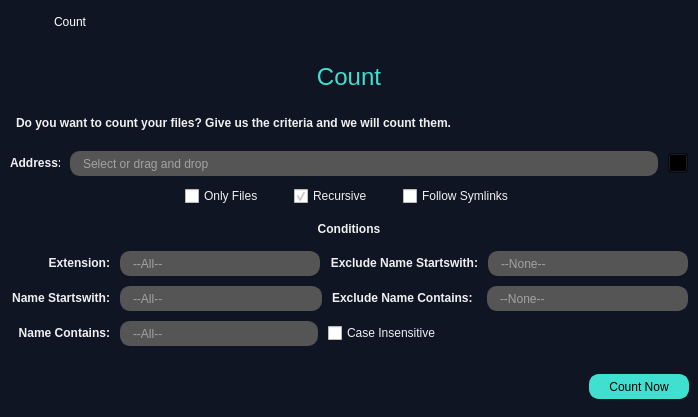
<?xml version="1.0" encoding="UTF-8"?>
<ui version="4.0">
 <class>MainWindow</class>
 <widget class="QMainWindow" name="MainWindow">
  <property name="geometry">
   <rect>
    <x>0</x>
    <y>0</y>
    <width>698</width>
    <height>417</height>
   </rect>
  </property>
  <property name="minimumSize">
   <size>
    <width>0</width>
    <height>0</height>
   </size>
  </property>
  <property name="maximumSize">
   <size>
    <width>16777215</width>
    <height>417</height>
   </size>
  </property>
  <property name="windowTitle">
   <string>CountWindow</string>
  </property>
  <property name="styleSheet">
   <string notr="true">QPushButton{
	background-color:transparent;
}

QLabel{
	color:#F0F0F0;
	font:bold;
}

QLineEdit{
	background-color:#555555;
	border:1px solid #555555;
	border-radius:10px;
	padding-left:10px;
	color:#F0F0F0;
}

QCheckBox{
	color:#F0F0F0;
}

QCheckBox::indicator:checked{
	image:url(&quot;:/yeniÖnek/fifsot_icons/checked_square.png&quot;);
	width:16px;
	height:16px;
}

QCheckBox::indicator:unchecked{
	image:url(&quot;:/yeniÖnek/fifsot_icons/square.png&quot;);
	width:16px;
	height:16px;
}

#count_header{
	color:#40E0D0;
	font:24px;
	padding:0px;
}</string>
  </property>
  <widget class="QWidget" name="centralwidget">
   <property name="styleSheet">
    <string notr="true">#centralwidget{
	background-color:#101524;
}</string>
   </property>
   <layout class="QGridLayout" name="gridLayout">
    <property name="leftMargin">
     <number>0</number>
    </property>
    <property name="topMargin">
     <number>0</number>
    </property>
    <property name="rightMargin">
     <number>0</number>
    </property>
    <property name="bottomMargin">
     <number>0</number>
    </property>
    <property name="verticalSpacing">
     <number>15</number>
    </property>
    <item row="0" column="0">
     <widget class="QWidget" name="widget_frame" native="true">
      <property name="minimumSize">
       <size>
        <width>0</width>
        <height>42</height>
       </size>
      </property>
      <property name="maximumSize">
       <size>
        <width>16777215</width>
        <height>42</height>
       </size>
      </property>
      <property name="styleSheet">
       <string notr="true">QWidget[objectName=&quot;widget_frame&quot;]{
	background-color:#3B3B3B;
}

QPushButton{
	background-color:none;
	border-radius:0px;
}

QLabel{
	background-color:none;
	color:#FFFFFF;
}

#lbl_titlebar_text{
	font:12px;
}

#btn_close_window{
	icon:url(&quot;:/yeniÖnek/fifsot_icons/close_1_white.png&quot;);
}

#btn_close_window:hover{
	icon:url(&quot;:/yeniÖnek/fifsot_icons/close_1_red.png&quot;);
}

#btn_close_window:pressed{
	icon:url(&quot;:/yeniÖnek/fifsot_icons/close_1_white.png&quot;);
}</string>
      </property>
      <layout class="QHBoxLayout" name="horizontalLayout_7">
       <item>
        <widget class="QLabel" name="lbl_titlebar_icon">
         <property name="minimumSize">
          <size>
           <width>24</width>
           <height>24</height>
          </size>
         </property>
         <property name="maximumSize">
          <size>
           <width>24</width>
           <height>24</height>
          </size>
         </property>
         <property name="text">
          <string/>
         </property>
         <property name="pixmap">
          <pixmap resource="../deneme.qrc">:/yeniÖnek/fifsot_icons/F_Icon_1.png</pixmap>
         </property>
         <property name="scaledContents">
          <bool>true</bool>
         </property>
        </widget>
       </item>
       <item>
        <spacer name="horizontalSpacer_5">
         <property name="orientation">
          <enum>Qt::Horizontal</enum>
         </property>
         <property name="sizeType">
          <enum>QSizePolicy::Fixed</enum>
         </property>
         <property name="sizeHint" stdset="0">
          <size>
           <width>15</width>
           <height>20</height>
          </size>
         </property>
        </spacer>
       </item>
       <item>
        <widget class="QLabel" name="lbl_titlebar_text">
         <property name="minimumSize">
          <size>
           <width>0</width>
           <height>24</height>
          </size>
         </property>
         <property name="maximumSize">
          <size>
           <width>16777215</width>
           <height>24</height>
          </size>
         </property>
         <property name="text">
          <string>Count</string>
         </property>
        </widget>
       </item>
       <item>
        <spacer name="horizontalSpacer_2">
         <property name="orientation">
          <enum>Qt::Horizontal</enum>
         </property>
         <property name="sizeHint" stdset="0">
          <size>
           <width>330</width>
           <height>20</height>
          </size>
         </property>
        </spacer>
       </item>
       <item>
        <widget class="QPushButton" name="btn_close_window">
         <property name="minimumSize">
          <size>
           <width>24</width>
           <height>24</height>
          </size>
         </property>
         <property name="maximumSize">
          <size>
           <width>24</width>
           <height>24</height>
          </size>
         </property>
         <property name="text">
          <string/>
         </property>
        </widget>
       </item>
      </layout>
     </widget>
    </item>
    <item row="1" column="0">
     <widget class="QLabel" name="count_header">
      <property name="minimumSize">
       <size>
        <width>590</width>
        <height>35</height>
       </size>
      </property>
      <property name="maximumSize">
       <size>
        <width>16777215</width>
        <height>35</height>
       </size>
      </property>
      <property name="font">
       <font>
        <pointsize>-1</pointsize>
        <weight>50</weight>
        <italic>false</italic>
        <bold>false</bold>
       </font>
      </property>
      <property name="text">
       <string>Count</string>
      </property>
      <property name="alignment">
       <set>Qt::AlignCenter</set>
      </property>
     </widget>
    </item>
    <item row="2" column="0">
     <widget class="QLabel" name="count_text">
      <property name="minimumSize">
       <size>
        <width>590</width>
        <height>25</height>
       </size>
      </property>
      <property name="maximumSize">
       <size>
        <width>16777215</width>
        <height>25</height>
       </size>
      </property>
      <property name="text">
       <string>Do you want to count your files? Give us the criteria and we will count them.</string>
      </property>
      <property name="indent">
       <number>16</number>
      </property>
     </widget>
    </item>
    <item row="3" column="0">
     <layout class="QVBoxLayout" name="verticalLayout">
      <property name="spacing">
       <number>10</number>
      </property>
      <property name="leftMargin">
       <number>10</number>
      </property>
      <property name="topMargin">
       <number>0</number>
      </property>
      <property name="rightMargin">
       <number>10</number>
      </property>
      <property name="bottomMargin">
       <number>0</number>
      </property>
      <item>
       <layout class="QHBoxLayout" name="horizontalLayout">
        <item>
         <widget class="QLabel" name="lbl_address">
          <property name="minimumSize">
           <size>
            <width>50</width>
            <height>20</height>
           </size>
          </property>
          <property name="maximumSize">
           <size>
            <width>50</width>
            <height>20</height>
           </size>
          </property>
          <property name="text">
           <string>Address:</string>
          </property>
         </widget>
        </item>
        <item>
         <widget class="QLineEdit" name="lineEdit_address">
          <property name="minimumSize">
           <size>
            <width>430</width>
            <height>25</height>
           </size>
          </property>
          <property name="maximumSize">
           <size>
            <width>16777215</width>
            <height>25</height>
           </size>
          </property>
          <property name="placeholderText">
           <string>Select or drag and drop</string>
          </property>
          <property name="clearButtonEnabled">
           <bool>true</bool>
          </property>
         </widget>
        </item>
        <item>
         <widget class="QPushButton" name="btn_openDialog_address">
          <property name="minimumSize">
           <size>
            <width>20</width>
            <height>20</height>
           </size>
          </property>
          <property name="maximumSize">
           <size>
            <width>20</width>
            <height>20</height>
           </size>
          </property>
          <property name="text">
           <string/>
          </property>
          <property name="icon">
           <iconset resource="../deneme.qrc">
            <normaloff>:/yeniÖnek/fifsot_icons/open_file_dialog.png</normaloff>:/yeniÖnek/fifsot_icons/open_file_dialog.png</iconset>
          </property>
          <property name="iconSize">
           <size>
            <width>20</width>
            <height>20</height>
           </size>
          </property>
         </widget>
        </item>
       </layout>
      </item>
      <item>
       <layout class="QHBoxLayout" name="horizontalLayout_2">
        <item>
         <spacer name="horizontalSpacer_4">
          <property name="orientation">
           <enum>Qt::Horizontal</enum>
          </property>
          <property name="sizeHint" stdset="0">
           <size>
            <width>40</width>
            <height>20</height>
           </size>
          </property>
         </spacer>
        </item>
        <item>
         <widget class="QCheckBox" name="checkBox_onlyFiles">
          <property name="minimumSize">
           <size>
            <width>0</width>
            <height>20</height>
           </size>
          </property>
          <property name="maximumSize">
           <size>
            <width>16777215</width>
            <height>20</height>
           </size>
          </property>
          <property name="text">
           <string>Only Files</string>
          </property>
         </widget>
        </item>
        <item>
         <spacer name="horizontalSpacer_7">
          <property name="orientation">
           <enum>Qt::Horizontal</enum>
          </property>
          <property name="sizeType">
           <enum>QSizePolicy::Fixed</enum>
          </property>
          <property name="sizeHint" stdset="0">
           <size>
            <width>20</width>
            <height>20</height>
           </size>
          </property>
         </spacer>
        </item>
        <item>
         <widget class="QCheckBox" name="checkBox_recursive">
          <property name="minimumSize">
           <size>
            <width>0</width>
            <height>20</height>
           </size>
          </property>
          <property name="maximumSize">
           <size>
            <width>16777215</width>
            <height>20</height>
           </size>
          </property>
          <property name="text">
           <string>Recursive</string>
          </property>
          <property name="checked">
           <bool>true</bool>
          </property>
         </widget>
        </item>
        <item>
         <spacer name="horizontalSpacer_8">
          <property name="orientation">
           <enum>Qt::Horizontal</enum>
          </property>
          <property name="sizeType">
           <enum>QSizePolicy::Fixed</enum>
          </property>
          <property name="sizeHint" stdset="0">
           <size>
            <width>20</width>
            <height>20</height>
           </size>
          </property>
         </spacer>
        </item>
        <item>
         <widget class="QCheckBox" name="checkBox_followSymlinks">
          <property name="minimumSize">
           <size>
            <width>0</width>
            <height>20</height>
           </size>
          </property>
          <property name="maximumSize">
           <size>
            <width>16777215</width>
            <height>20</height>
           </size>
          </property>
          <property name="text">
           <string>Follow Symlinks</string>
          </property>
         </widget>
        </item>
        <item>
         <spacer name="horizontalSpacer_6">
          <property name="orientation">
           <enum>Qt::Horizontal</enum>
          </property>
          <property name="sizeHint" stdset="0">
           <size>
            <width>40</width>
            <height>20</height>
           </size>
          </property>
         </spacer>
        </item>
       </layout>
      </item>
      <item>
       <widget class="QLabel" name="lbl_conditions">
        <property name="minimumSize">
         <size>
          <width>0</width>
          <height>25</height>
         </size>
        </property>
        <property name="maximumSize">
         <size>
          <width>16777215</width>
          <height>25</height>
         </size>
        </property>
        <property name="text">
         <string>Conditions</string>
        </property>
        <property name="alignment">
         <set>Qt::AlignCenter</set>
        </property>
       </widget>
      </item>
      <item>
       <layout class="QHBoxLayout" name="horizontalLayout_8">
        <item>
         <widget class="QLabel" name="lbl_extension">
          <property name="minimumSize">
           <size>
            <width>100</width>
            <height>20</height>
           </size>
          </property>
          <property name="maximumSize">
           <size>
            <width>16777215</width>
            <height>20</height>
           </size>
          </property>
          <property name="text">
           <string>Extension:</string>
          </property>
          <property name="alignment">
           <set>Qt::AlignRight|Qt::AlignTrailing|Qt::AlignVCenter</set>
          </property>
         </widget>
        </item>
        <item>
         <widget class="QLineEdit" name="lineEdit_extension">
          <property name="minimumSize">
           <size>
            <width>140</width>
            <height>25</height>
           </size>
          </property>
          <property name="maximumSize">
           <size>
            <width>16777215</width>
            <height>25</height>
           </size>
          </property>
          <property name="placeholderText">
           <string>--All--</string>
          </property>
          <property name="clearButtonEnabled">
           <bool>true</bool>
          </property>
         </widget>
        </item>
        <item>
         <widget class="QLabel" name="lbl_excludeNameStartswith">
          <property name="minimumSize">
           <size>
            <width>145</width>
            <height>20</height>
           </size>
          </property>
          <property name="maximumSize">
           <size>
            <width>16777215</width>
            <height>20</height>
           </size>
          </property>
          <property name="text">
           <string>Exclude Name Startswith:</string>
          </property>
          <property name="alignment">
           <set>Qt::AlignRight|Qt::AlignTrailing|Qt::AlignVCenter</set>
          </property>
         </widget>
        </item>
        <item>
         <widget class="QLineEdit" name="lineEdit_excludeNameStartswith">
          <property name="minimumSize">
           <size>
            <width>139</width>
            <height>25</height>
           </size>
          </property>
          <property name="maximumSize">
           <size>
            <width>16777215</width>
            <height>25</height>
           </size>
          </property>
          <property name="placeholderText">
           <string>--None--</string>
          </property>
          <property name="clearButtonEnabled">
           <bool>true</bool>
          </property>
         </widget>
        </item>
       </layout>
      </item>
      <item>
       <layout class="QHBoxLayout" name="horizontalLayout_4">
        <item>
         <widget class="QLabel" name="lbl_nameStartswith">
          <property name="minimumSize">
           <size>
            <width>100</width>
            <height>20</height>
           </size>
          </property>
          <property name="maximumSize">
           <size>
            <width>16777215</width>
            <height>20</height>
           </size>
          </property>
          <property name="text">
           <string>Name Startswith:</string>
          </property>
          <property name="alignment">
           <set>Qt::AlignRight|Qt::AlignTrailing|Qt::AlignVCenter</set>
          </property>
         </widget>
        </item>
        <item>
         <widget class="QLineEdit" name="lineEdit_nameStartswith">
          <property name="minimumSize">
           <size>
            <width>140</width>
            <height>25</height>
           </size>
          </property>
          <property name="maximumSize">
           <size>
            <width>16777215</width>
            <height>25</height>
           </size>
          </property>
          <property name="placeholderText">
           <string>--All--</string>
          </property>
          <property name="clearButtonEnabled">
           <bool>true</bool>
          </property>
         </widget>
        </item>
        <item>
         <widget class="QLabel" name="lbl_excludeNameContains">
          <property name="minimumSize">
           <size>
            <width>145</width>
            <height>20</height>
           </size>
          </property>
          <property name="maximumSize">
           <size>
            <width>16777215</width>
            <height>20</height>
           </size>
          </property>
          <property name="text">
           <string>Exclude Name Contains:</string>
          </property>
          <property name="alignment">
           <set>Qt::AlignLeading|Qt::AlignLeft|Qt::AlignVCenter</set>
          </property>
         </widget>
        </item>
        <item>
         <widget class="QLineEdit" name="lineEdit_excludeNameContains">
          <property name="minimumSize">
           <size>
            <width>0</width>
            <height>25</height>
           </size>
          </property>
          <property name="maximumSize">
           <size>
            <width>16777215</width>
            <height>25</height>
           </size>
          </property>
          <property name="placeholderText">
           <string>--None--</string>
          </property>
          <property name="clearButtonEnabled">
           <bool>true</bool>
          </property>
         </widget>
        </item>
       </layout>
      </item>
      <item>
       <layout class="QHBoxLayout" name="horizontalLayout_5">
        <item>
         <widget class="QLabel" name="lbl_nameContains">
          <property name="minimumSize">
           <size>
            <width>100</width>
            <height>20</height>
           </size>
          </property>
          <property name="maximumSize">
           <size>
            <width>16777215</width>
            <height>20</height>
           </size>
          </property>
          <property name="text">
           <string>Name Contains:</string>
          </property>
          <property name="alignment">
           <set>Qt::AlignRight|Qt::AlignTrailing|Qt::AlignVCenter</set>
          </property>
         </widget>
        </item>
        <item>
         <widget class="QLineEdit" name="lineEdit_nameContains">
          <property name="minimumSize">
           <size>
            <width>198</width>
            <height>25</height>
           </size>
          </property>
          <property name="maximumSize">
           <size>
            <width>140</width>
            <height>25</height>
           </size>
          </property>
          <property name="placeholderText">
           <string>--All--</string>
          </property>
          <property name="clearButtonEnabled">
           <bool>true</bool>
          </property>
         </widget>
        </item>
        <item>
         <widget class="QCheckBox" name="checkBox_caseInsensitive">
          <property name="minimumSize">
           <size>
            <width>0</width>
            <height>20</height>
           </size>
          </property>
          <property name="maximumSize">
           <size>
            <width>16777215</width>
            <height>20</height>
           </size>
          </property>
          <property name="text">
           <string>Case Insensitive</string>
          </property>
         </widget>
        </item>
        <item>
         <spacer name="horizontalSpacer">
          <property name="orientation">
           <enum>Qt::Horizontal</enum>
          </property>
          <property name="sizeHint" stdset="0">
           <size>
            <width>40</width>
            <height>20</height>
           </size>
          </property>
         </spacer>
        </item>
       </layout>
      </item>
     </layout>
    </item>
    <item row="4" column="0">
     <widget class="QWidget" name="widget_btn_container" native="true">
      <property name="minimumSize">
       <size>
        <width>430</width>
        <height>50</height>
       </size>
      </property>
      <property name="maximumSize">
       <size>
        <width>16777215</width>
        <height>50</height>
       </size>
      </property>
      <property name="styleSheet">
       <string notr="true">QWidget[objectName=&quot;widget_btn_container&quot;]{
	background-color:#3B3B3B;
}

QPushButton{
	background-color:#40E0D0;
	border:2px solid #40E0D0;
	border-radius:10px;
}

QPushButton:hover{
	border:2px solid #2BA699;
}

QPushButton:pressed{
	color:#555555;
}</string>
      </property>
      <layout class="QHBoxLayout" name="horizontalLayout_6">
       <item>
        <spacer name="horizontalSpacer_3">
         <property name="orientation">
          <enum>Qt::Horizontal</enum>
         </property>
         <property name="sizeHint" stdset="0">
          <size>
           <width>303</width>
           <height>20</height>
          </size>
         </property>
        </spacer>
       </item>
       <item>
        <widget class="QPushButton" name="btn_count">
         <property name="minimumSize">
          <size>
           <width>100</width>
           <height>25</height>
          </size>
         </property>
         <property name="maximumSize">
          <size>
           <width>100</width>
           <height>25</height>
          </size>
         </property>
         <property name="text">
          <string>Count Now</string>
         </property>
        </widget>
       </item>
      </layout>
     </widget>
    </item>
   </layout>
  </widget>
 </widget>
 <resources>
  <include location="../deneme.qrc"/>
  <include location="../../anaconda3/Library/deneme.qrc"/>
 </resources>
 <connections/>
</ui>
